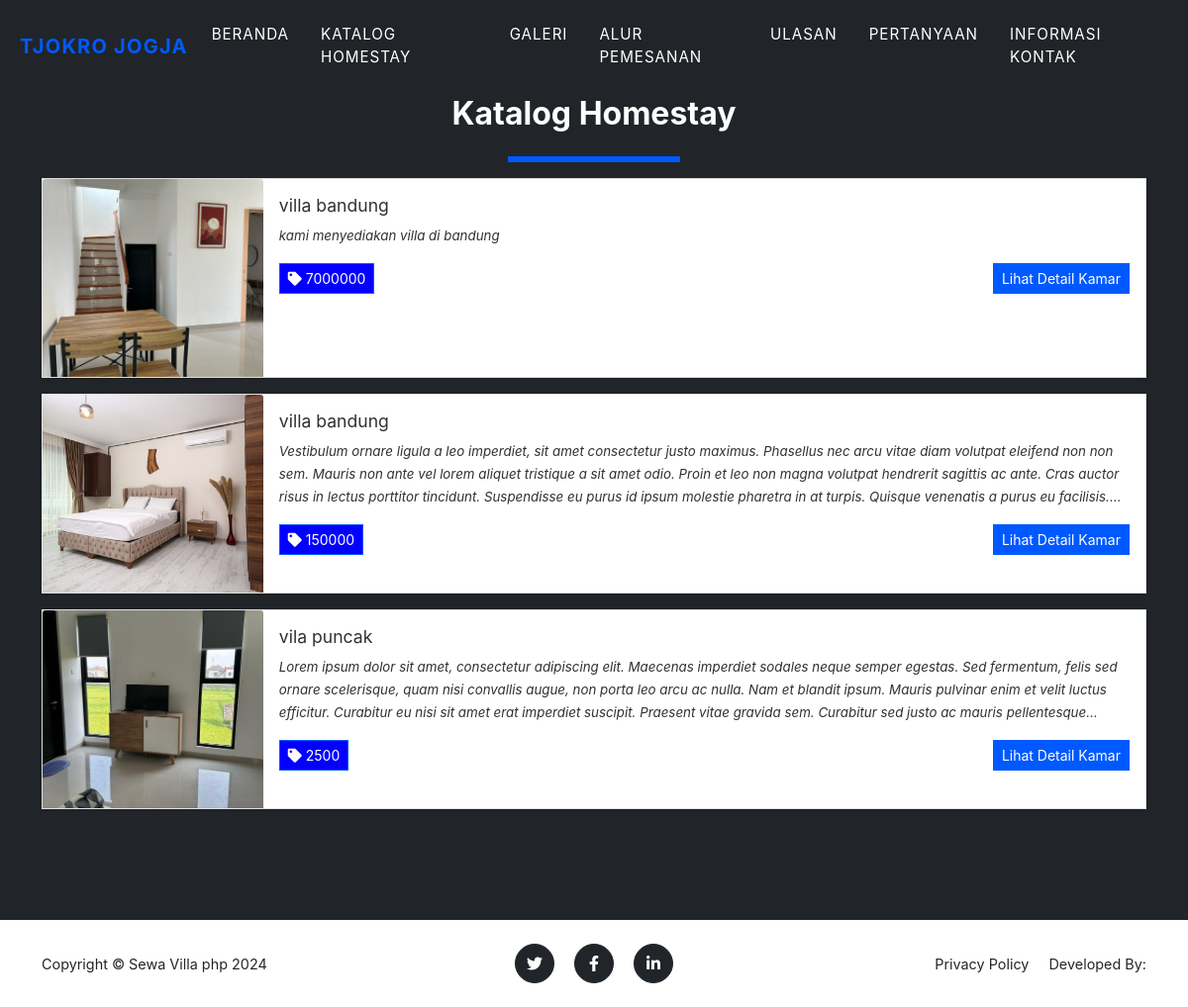
The page /?page=rooms on the database its author committed.
### tables this page shows
CREATE TABLE `room_list` (
  `id` int(30) NOT NULL,
  `room` text NOT NULL,
  `description` text NOT NULL,
  `price` float NOT NULL,
  `status` tinyint(1) NOT NULL COMMENT '1 = Available, 2 = Unavailable',
  `upload_path` text DEFAULT NULL,
  `date_created` datetime NOT NULL DEFAULT current_timestamp(),
  `date_updated` datetime DEFAULT NULL ON UPDATE current_timestamp()
);

### config.php (called while the page is built, shortened)
<?php
require_once('classes/DBConnection.php');
require_once('classes/SystemSettings.php');
function validate_image($file){
	if(!empty($file)){
		if(is_file(base_app.$file)){
			return base_url.$file;
		}else{
			return base_url.'dist/img/no-image-available.png';
		}
	}else{
		return base_url.'dist/img/no-image-available.png';
	}
}
?>

### classes/DBConnection.php (called while the page is built, shortened)
<?php
class DBConnection{
    private $host = DB_SERVER;
    private $username = DB_USERNAME;
    private $password = DB_PASSWORD;
    private $database = DB_NAME;
    public $conn;
    public function __construct(){
        if (!isset($this->conn)) {
            $this->conn = new mysqli($this->host, $this->username, $this->password, $this->database);
        }
    }
}
?>

### rooms.php (the view)
<section class="page-section bg-dark" id="home">
	<div class="container">
		<h2 class="text-center">Katalog Homestay</h2>
	<div class="d-flex w-100 justify-content-center">
		<hr class="border-warning" style="border:3px solid" width="15%">
	</div>
	<div class="w-100">
		<?php
		$room = $conn->query("SELECT * FROM `room_list` order by rand() ");
			while($row = $room->fetch_assoc() ):
				$cover='';
				if(is_dir(base_app.'uploads/room_'.$row['id'])){
					$img = scandir(base_app.'uploads/room_'.$row['id']);
					$k = array_search('.',$img);
					if($k !== false)
						unset($img[$k]);
					$k = array_search('..',$img);
					if($k !== false)
						unset($img[$k]);
					$cover = isset($img[2]) ? 'uploads/room_'.$row['id'].'/'.$img[2] : "";
				}
				$row['description'] = strip_tags(stripslashes(html_entity_decode($row['description'])));
				$row['price'] = (string)$row['price'];
		?>
			<div class="card d-flex w-100 rounded-0 mb-3 package-item">
				<img class="card-img-top" src="<?php echo validate_image($cover) ?>" alt="<?php echo $row['room'] ?>" height="200rem" style="object-fit:cover">
				<div class="card-body">
				<h5 class="card-title truncate-1"><?php echo $row['room'] ?></h5>
				<p class="card-text truncate"><?php echo $row['description'] ?></p>
				<div class="w-100 d-flex justify-content-between">
					<span class="rounded-0 btn btn-flat btn-sm btn-primary"><i class="fa fa-tag"></i> <?php echo $row['price'] ?></span>
					<a href="./?page=view_room&id=<?php echo md5($row['id']) ?>" class="btn btn-sm btn-flat btn-warning">Lihat Detail Kamar</a>
				</div>
				</div>
			</div>
		<?php endwhile; ?>
	</div>
	</div>
</section>

### index.php (shortened to what this page needs)
<!DOCTYPE html>
<html lang="en" class="" style="height: auto;">
<?php require_once('config.php'); ?>
 <?php require_once('inc/header.php') ?>
  <body class="hold-transition layout-top-nav" >
     <?php $page = isset($_GET['page']) ? $_GET['page'] : 'portal';  ?>
     <?php require_once('inc/topBarNav.php') ?>
     <?php
        if(!file_exists($page.".php") && !is_dir($page)){
            include '404.html';
        }else{
          if(is_dir($page))
            include $page.'/index.php';
          else
            include $page.'.php';
        }
      ?>
      <?php require_once('inc/footer.php') ?>
  </body>
</html>

### inc/header.php (shortened to what this page needs)
<head>
    <link rel="stylesheet" href="<?php echo base_url ?>plugins/fontawesome-free/css/all.min.css">
    <link rel="stylesheet" href="<?php echo base_url ?>plugins/tempusdominus-bootstrap-4/css/tempusdominus-bootstrap-4.min.css">
  <link rel="stylesheet" href="<?php echo base_url ?>plugins/datatables-bs4/css/dataTables.bootstrap4.min.css">
  <link rel="stylesheet" href="<?php echo base_url ?>plugins/datatables-responsive/css/responsive.bootstrap4.min.css">
  <link rel="stylesheet" href="<?php echo base_url ?>plugins/datatables-buttons/css/buttons.bootstrap4.min.css">
  <link rel="stylesheet" href="<?php echo base_url ?>plugins/select2/css/select2.min.css">
  <link rel="stylesheet" href="<?php echo base_url ?>plugins/select2-bootstrap4-theme/select2-bootstrap4.min.css">
    <link rel="stylesheet" href="<?php echo base_url ?>plugins/icheck-bootstrap/icheck-bootstrap.min.css">
    <link rel="stylesheet" href="<?php echo base_url ?>plugins/jqvmap/jqvmap.min.css">
    <link rel="stylesheet" href="<?php echo base_url ?>dist/css/adminlte.css">
    <link rel="stylesheet" href="<?php echo base_url ?>dist/css/custom.css">
    <link rel="stylesheet" href="<?php echo base_url ?>assets/css/styles.css">
    <link rel="stylesheet" href="<?php echo base_url ?>plugins/overlayScrollbars/css/OverlayScrollbars.min.css">
    <link rel="stylesheet" href="<?php echo base_url ?>plugins/daterangepicker/daterangepicker.css">
    <link rel="stylesheet" href="<?php echo base_url ?>plugins/summernote/summernote-bs4.min.css">
  <link rel="stylesheet" href="<?php echo base_url ?>plugins/sweetalert2-theme-bootstrap-4/bootstrap-4.min.css">
  </head>

### inc/topBarNav.php (shortened to what this page needs)
<nav class="navbar navbar-expand-lg navbar-dark fixed-top navbar-shrink" id="mainNav">
           <div class="container-fluid">
               <a class="navbar-brand" href="#page-top"><span class="text-primary">Tjokro Jogja</span></a>
               <div class="collapse navbar-collapse" id="navbarResponsive">
                   <ul class="navbar-nav text-uppercase ms-auto py-4 py-lg-0">
                       <li class="nav-item"><a class="nav-link" href="<?php echo $page !='home' ? './':''  ?>">Beranda</a></li>
                       <li class="nav-item"><a class="nav-link" href="./?page=rooms">Katalog Homestay</a></li>
                       <li class="nav-item"><a class="nav-link" href="<?php echo $page !='home' ? './':''  ?>#gallery">Galeri</a></li>
                       <li class="nav-item"><a class="nav-link" href="<?php echo $page !='home' ? './':''  ?>#about">Alur Pemesanan</a></li>
                       <li class="nav-item"><a class="nav-link" href="<?php echo $page !='home' ? './':''  ?>#review">Ulasan</a></li>
                       <li class="nav-item"><a class="nav-link" href="<?php echo $page !='home' ? './':''  ?>#contact">Pertanyaan</a></li>
                       <li class="nav-item"><a class="nav-link" href="<?php echo $page !='home' ? './':''  ?>#alamat">Informasi Kontak</a></li>
                   </ul>
               </div>
           </div>
       </nav>

### inc/footer.php (shortened to what this page needs)
<footer class="footer py-4">
	<div class="container">
		<div class="row align-items-center">
			<div class="col-lg-4 text-lg-start">Copyright &copy; <?php echo $_settings->info('short_name') ?> 2024</div>
			<div class="col-lg-4 my-3 my-lg-0">
				<a class="btn btn-dark btn-social mx-2" href="#!"><i class="fab fa-twitter"></i></a>
				<a class="btn btn-dark btn-social mx-2" href="#!"><i class="fab fa-facebook-f"></i></a>
				<a class="btn btn-dark btn-social mx-2" href="#!"><i class="fab fa-linkedin-in"></i></a>
			</div>
			<div class="col-lg-4 text-lg-end">
				<a class="link-dark text-decoration-none me-3" href="javascript:void(0)" id="p_use">Privacy Policy</a>
        <span>Developed By: <a href=""></a></span>
			</div>
		</div>
	</div>
</footer>

### rows shown on the page
room_list: shows a picture, room "villa bandung", description "kami menyediakan villa di bandung", price "7000000"
room_list: shows a picture, room "villa bandung", description "Vestibulum ornare ligula a leo imperdiet, sit amet consectetur justo maximus. Phasellus nec arcu vitae diam volutpat eleifend non non sem. Mauris non ante vel lorem aliquet tristique a sit amet odio. Proin et leo non magna volutpat hendrerit sagittis ac ante. Cras auctor risus in lectus porttitor tincidunt. Suspendisse eu purus id ipsum molestie pharetra in at turpis. Quisque venenatis a purus eu…", price "150000"
room_list: shows a picture, room "vila puncak", description "Lorem ipsum dolor sit amet, consectetur adipiscing elit. Maecenas imperdiet sodales neque semper egestas. Sed fermentum, felis sed ornare scelerisque, quam nisi convallis augue, non porta leo arcu ac nulla. Nam et blandit ipsum. Mauris pulvinar enim et velit luctus efficitur. Curabitur eu nisi sit amet erat imperdiet suscipit. Praesent vitae gravida sem. Curabitur sed justo ac mauris…", price "2500"

### other values the page prints
$_settings->info('short_name') "Sewa Villa php"
